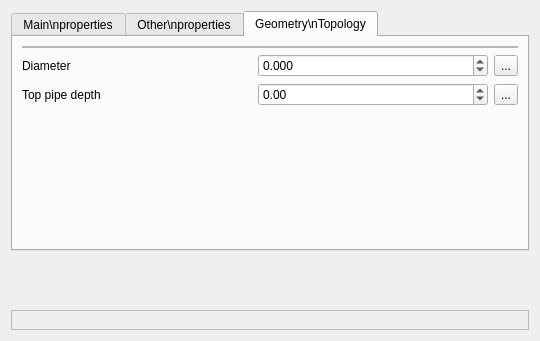
<?xml version="1.0" encoding="UTF-8"?>
<ui version="4.0">
 <class>Form_base3_wds</class>
 <widget class="QWidget" name="Form_base3_wds">
  <property name="geometry">
   <rect>
    <x>0</x>
    <y>0</y>
    <width>540</width>
    <height>341</height>
   </rect>
  </property>
  <property name="windowTitle">
   <string>Form</string>
  </property>
  <layout class="QVBoxLayout" name="verticalLayout" stretch="0,10,0">
   <property name="spacing">
    <number>3</number>
   </property>
   <item>
    <widget class="QTabWidget" name="tabWidget_2">
     <property name="currentIndex">
      <number>2</number>
     </property>
     <widget class="QWidget" name="tab_3">
      <attribute name="title">
       <string>Main\nproperties</string>
      </attribute>
      <layout class="QVBoxLayout" name="verticalLayout_5">
       <item>
        <widget class="QFrame" name="frame_5">
         <property name="frameShape">
          <enum>QFrame::StyledPanel</enum>
         </property>
         <property name="frameShadow">
          <enum>QFrame::Raised</enum>
         </property>
         <layout class="QGridLayout" name="gridLayout_5">
          <item row="0" column="0">
           <widget class="QLabel" name="label_11">
            <property name="text">
             <string>Network type</string>
            </property>
            <property name="wordWrap">
             <bool>true</bool>
            </property>
           </widget>
          </item>
          <item row="0" column="1">
           <widget class="QComboBox" name="comboBox_typeeau"/>
          </item>
          <item row="2" column="0">
           <widget class="QLabel" name="label">
            <property name="text">
             <string>Domain</string>
            </property>
            <property name="wordWrap">
             <bool>true</bool>
            </property>
           </widget>
          </item>
          <item row="3" column="1">
           <widget class="QComboBox" name="comboBox_fonctioncan"/>
          </item>
          <item row="3" column="0">
           <widget class="QLabel" name="label_7">
            <property name="text">
             <string>Pipe function</string>
            </property>
            <property name="wordWrap">
             <bool>true</bool>
            </property>
           </widget>
          </item>
          <item row="1" column="1">
           <widget class="QComboBox" name="comboBox_branchement"/>
          </item>
          <item row="2" column="1">
           <widget class="QComboBox" name="comboBox_domaine"/>
          </item>
          <item row="1" column="0">
           <widget class="QLabel" name="label_9">
            <property name="text">
             <string>Lateral ?</string>
            </property>
            <property name="wordWrap">
             <bool>true</bool>
            </property>
           </widget>
          </item>
          <item row="4" column="0">
           <widget class="QLabel" name="label_15">
            <property name="text">
             <string>Comments</string>
            </property>
            <property name="wordWrap">
             <bool>true</bool>
            </property>
           </widget>
          </item>
          <item row="4" column="1">
           <widget class="QTextBrowser" name="textBrowser_commentaire">
            <property name="maximumSize">
             <size>
              <width>16777215</width>
              <height>60</height>
             </size>
            </property>
            <property name="readOnly">
             <bool>false</bool>
            </property>
           </widget>
          </item>
         </layout>
        </widget>
       </item>
      </layout>
     </widget>
     <widget class="QWidget" name="tab_4">
      <attribute name="title">
       <string>Other\nproperties</string>
      </attribute>
      <layout class="QVBoxLayout" name="verticalLayout_4">
       <item>
        <widget class="QFrame" name="frame">
         <property name="frameShape">
          <enum>QFrame::StyledPanel</enum>
         </property>
         <property name="frameShadow">
          <enum>QFrame::Raised</enum>
         </property>
         <layout class="QGridLayout" name="gridLayout_2">
          <item row="0" column="0">
           <widget class="QLabel" name="label_3">
            <property name="text">
             <string>Material</string>
            </property>
            <property name="wordWrap">
             <bool>true</bool>
            </property>
           </widget>
          </item>
          <item row="0" column="1">
           <widget class="QComboBox" name="comboBox_materiau"/>
          </item>
          <item row="1" column="1">
           <widget class="QComboBox" name="comboBox_joint"/>
          </item>
          <item row="1" column="0">
           <widget class="QLabel" name="label_6">
            <property name="text">
             <string>Joints</string>
            </property>
            <property name="wordWrap">
             <bool>true</bool>
            </property>
           </widget>
          </item>
          <item row="4" column="1">
           <spacer name="verticalSpacer_2">
            <property name="orientation">
             <enum>Qt::Vertical</enum>
            </property>
            <property name="sizeHint" stdset="0">
             <size>
              <width>20</width>
              <height>40</height>
             </size>
            </property>
           </spacer>
          </item>
          <item row="3" column="1">
           <widget class="QComboBox" name="comboBox_modecircu"/>
          </item>
          <item row="2" column="0">
           <widget class="QLabel" name="label_4">
            <property name="text">
             <string>Cathodic protection</string>
            </property>
            <property name="wordWrap">
             <bool>true</bool>
            </property>
           </widget>
          </item>
          <item row="2" column="1">
           <widget class="QComboBox" name="comboBox_protectioncatho"/>
          </item>
          <item row="3" column="0">
           <widget class="QLabel" name="label_5">
            <property name="text">
             <string>Flow type</string>
            </property>
            <property name="wordWrap">
             <bool>true</bool>
            </property>
           </widget>
          </item>
         </layout>
        </widget>
       </item>
      </layout>
     </widget>
     <widget class="QWidget" name="tab_5">
      <attribute name="title">
       <string>Geometry\nTopology</string>
      </attribute>
      <layout class="QGridLayout" name="gridLayout_4">
       <item row="1" column="0">
        <widget class="QLabel" name="label_2">
         <property name="text">
          <string>Diameter</string>
         </property>
         <property name="wordWrap">
          <bool>true</bool>
         </property>
        </widget>
       </item>
       <item row="2" column="0">
        <widget class="QLabel" name="label_10">
         <property name="text">
          <string>Top pipe depth</string>
         </property>
         <property name="wordWrap">
          <bool>true</bool>
         </property>
        </widget>
       </item>
       <item row="1" column="1">
        <widget class="QDoubleSpinBox" name="doubleSpinBox_diametre">
         <property name="decimals">
          <number>3</number>
         </property>
         <property name="minimum">
          <double>-1.000000000000000</double>
         </property>
         <property name="maximum">
          <double>999999.000000000000000</double>
         </property>
        </widget>
       </item>
       <item row="2" column="2">
        <widget class="QToolButton" name="toolButton_gene">
         <property name="text">
          <string>...</string>
         </property>
        </widget>
       </item>
       <item row="2" column="1">
        <widget class="QDoubleSpinBox" name="doubleSpinBox_gene">
         <property name="minimum">
          <double>-1.000000000000000</double>
         </property>
         <property name="maximum">
          <double>999999.000000000000000</double>
         </property>
        </widget>
       </item>
       <item row="1" column="2">
        <widget class="QToolButton" name="toolButton_diametre">
         <property name="text">
          <string>...</string>
         </property>
        </widget>
       </item>
       <item row="3" column="1">
        <spacer name="verticalSpacer_3">
         <property name="orientation">
          <enum>Qt::Vertical</enum>
         </property>
         <property name="sizeHint" stdset="0">
          <size>
           <width>20</width>
           <height>40</height>
          </size>
         </property>
        </spacer>
       </item>
       <item row="0" column="0" colspan="3">
        <widget class="QFrame" name="frame_edgetonode">
         <property name="frameShape">
          <enum>QFrame::StyledPanel</enum>
         </property>
         <property name="frameShadow">
          <enum>QFrame::Raised</enum>
         </property>
         <layout class="QVBoxLayout" name="verticalLayout_2">
          <property name="leftMargin">
           <number>0</number>
          </property>
          <property name="topMargin">
           <number>0</number>
          </property>
          <property name="rightMargin">
           <number>0</number>
          </property>
          <property name="bottomMargin">
           <number>0</number>
          </property>
         </layout>
        </widget>
       </item>
      </layout>
     </widget>
    </widget>
   </item>
   <item>
    <spacer name="verticalSpacer">
     <property name="orientation">
      <enum>Qt::Vertical</enum>
     </property>
     <property name="sizeHint" stdset="0">
      <size>
       <width>20</width>
       <height>40</height>
      </size>
     </property>
    </spacer>
   </item>
   <item>
    <widget class="QFrame" name="frame_2">
     <property name="frameShape">
      <enum>QFrame::StyledPanel</enum>
     </property>
     <property name="frameShadow">
      <enum>QFrame::Raised</enum>
     </property>
     <layout class="QGridLayout" name="gridLayout"/>
    </widget>
   </item>
  </layout>
 </widget>
 <resources>
  <include location="../../resources.qrc"/>
 </resources>
 <connections/>
</ui>
